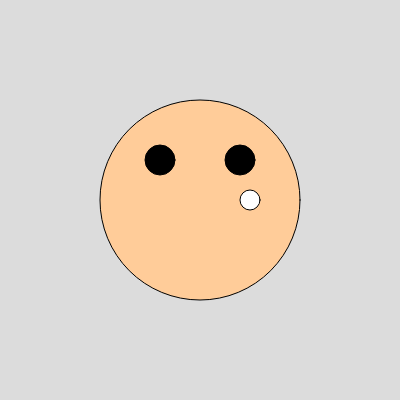
Frame 1 (no input)
Frame 60 (no input): identical to frame 1, image omitted
Frame 120 (the mouse pressed at the canvas centre since frame 60): identical to frame 1, image omitted

The p5.js sketch that drew this single still picture (run headless with seeded random() and noise() and a simulated clock; from frame 60 on, the mouse is pressed at the canvas centre):

// p5.js sketch
// ── sketch.js
function setup() {
  createCanvas(400, 400);
}

function draw() {
  background(220);
  
  // Face
  fill(255, 204, 153); // Skin color
  ellipse(200, 200, 200, 200); // Head
  
  // Eyes
  fill(0); // black for eyes
  ellipse(150, 150); // Left eye
  ellipse(240, 160, 30, 30); // Right eye
  
  
  
  
  // Mouth
 ellipse(160, 160, 30, 30)       
 ellipse(250,200,10,10)
  fill(255)
  ellipse(250,200,20,20)
}
